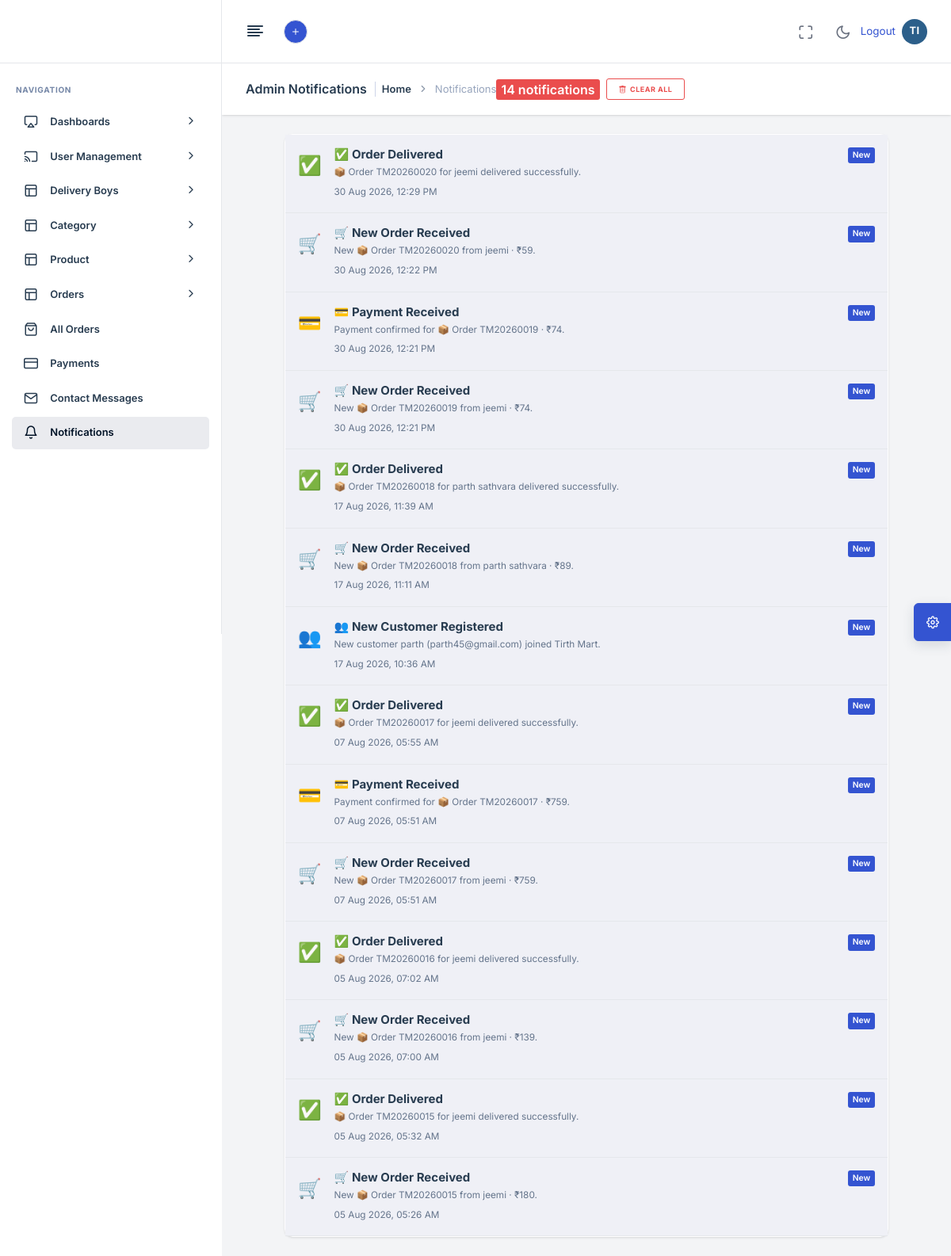
Screenshot of /adminpanel/notifications/ (signed in) with the database file from the repository.
### app_modules/userapp/models.py (models this page shows, shortened)
class CustomUser(AbstractUser):
    role = models.CharField(max_length=20, choices=UserRole.choices, default=UserRole.USER)
    is_approved = models.BooleanField(default=False)
    phone_number = models.CharField(max_length=15, blank=True, null=True)
    profile_image = models.ImageField(upload_to="profiles/", null=True, blank=True)
    address = models.TextField(blank=True, null=True)
    date_of_birth = models.DateField(null=True, blank=True)
    aadhaar_number = models.CharField(max_length=12, blank=True, null=True, unique=True)
    pan_number = models.CharField(max_length=10, blank=True, null=True, unique=True)
    aadhaar_image = models.ImageField(upload_to="kyc/aadhaar/", null=True, blank=True)
    pan_image = models.ImageField(upload_to="kyc/pan/", null=True, blank=True)
    other_document_image = models.ImageField(upload_to="kyc/other/", null=True, blank=True)
    is_kyc_verified = models.BooleanField(default=False)
    registration_ip = models.GenericIPAddressField(null=True, blank=True)
    objects = CustomUserManager()
    @property
    def is_customer_role(self):
        return self.role == UserRole.USER

class Notification(models.Model):
    receiver = models.ForeignKey(CustomUser, on_delete=models.CASCADE, related_name="notifications")
    title = models.CharField(max_length=200)
    message = models.TextField()
    is_read = models.BooleanField(default=False)
    created_at = models.DateTimeField(auto_now_add=True)
    class Meta:
        ordering = ["-created_at"]

### app_modules/adminapp/views.py (the view)
# urls.py: path("notifications/", views.notification_list, name="admin_notification_list"),
@staff_member_required
def notification_list(request):
    notifications = services.admin_notifications_for(request.user)
    return render(request, "adminapp/notification_list.html", {"notifications": notifications})

### app_modules/adminapp/services.py (called while the page is built)
def admin_notifications_for(user):
    kw_q = Q()
    for keyword in ADMIN_NOTIFICATION_KEYWORDS:
        kw_q |= Q(title__icontains=keyword)
    return Notification.objects.filter(kw_q, receiver=user).order_by("-created_at")

### app_modules/userapp/context_processors.py (called while the page is built)
def header_counts(request):
    cart_count = 0
    wishlist_count = 0
    recent_orders = []
    if request.user.is_authenticated:
        cart = Cart.objects.filter(user=request.user).first()
        if cart:
            cart_count = cart.total_quantity
        wishlist_count = Wishlist.objects.filter(user=request.user).count()
        if request.user.is_customer_role:
            recent_orders = Order.objects.filter(customer=request.user).prefetch_related("items")[:3]
    return {
        "header_cart_count": cart_count,
        "header_wishlist_count": wishlist_count,
        "header_recent_orders": recent_orders,
    }

### app_modules/userapp/models.py (called while the page is built)
    @property
    def total_quantity(self):
        return sum(item.quantity for item in self.items.all())

### templates/adminapp/notification_list.html (shortened to what this page needs)
{% extends 'adminapp/master.html' %}
{% load static %}
{% block content %}
<div class="nxl-content">
    <div class="page-header">
        <div class="page-header-left d-flex align-items-center">
            <div class="page-header-title">
                <h5 class="m-b-10">Admin Notifications</h5>
            </div>
            <ul class="breadcrumb">
                <li class="breadcrumb-item"><a href="{% url 'admin_index' %}">Home</a></li>
                <li class="breadcrumb-item">Notifications</li>
            </ul>
        </div>
        <div class="page-header-right">
            <div class="d-flex align-items-center gap-2">
                <span class="badge bg-danger fs-6">{{ notifications.count }} notifications</span>
                {% if notifications %}
                <form method="post" action="{% url 'admin_clear_notifications' %}"
                      onsubmit="return confirm('Clear all notifications? This cannot be undone.')">
                  <button type="submit" class="btn btn-sm btn-outline-danger">
                    <i class="bi bi-trash me-1"></i>Clear All
                  </button>
                </form>
                {% endif %}
            </div>
        </div>
    </div>
    <section class="section mt-4 mx-auto">
        <div class="row">
            <div class="col-lg-10 mx-auto">
                <div class="card">
                    <div class="card-body p-0">
                        {% for note in notifications %}
                        <div class="d-flex align-items-start gap-3 p-3 border-bottom {% if not note.is_read %}bg-light{% endif %}">
                            <div class="flex-shrink-0 mt-1">
                                {% if 'New Order' in note.title or '🛒' in note.title %}
                                    <span class="fs-4">🛒</span>
                                {% elif 'Payment' in note.title and 'Failed' in note.title %}
                                    <span class="fs-4">❌</span>
                                {% elif 'Payment' in note.title %}
                                    <span class="fs-4">💳</span>
                                {% elif 'Cancel' in note.title %}
                                    <span class="fs-4">❌</span>
                                {% elif 'Delivered' in note.title or 'Deliver' in note.title %}
                                    <span class="fs-4">✅</span>
                                {% elif 'Returned' in note.title %}
                                    <span class="fs-4">📦</span>
                                {% elif 'Stock' in note.title %}
                                    <span class="fs-4">⚠️</span>
                                {% elif 'Customer' in note.title %}
                                    <span class="fs-4">👥</span>
                                {% elif 'Assigned' in note.title %}
                                    <span class="fs-4">🚚</span>
                                {% else %}
                                    <span class="fs-4">🔔</span>
                                {% endif %}
                            </div>
                            <div class="flex-grow-1">
                                <div class="d-flex justify-content-between align-items-start">
                                    <h6 class="mb-1 {% if not note.is_read %}fw-bold{% endif %}">{{ note.title }}</h6>
                                    {% if not note.is_read %}
                                    <span class="badge bg-primary ms-2" style="font-size:.65rem">New</span>
                                    {% endif %}
                                </div>
                                <p class="mb-1 text-muted small">{{ note.message }}</p>
                                <small class="text-muted">{{ note.created_at|date:"d M Y, h:i A" }}</small>
                            </div>
                        </div>
                        {% empty %}
                        <div class="text-center text-muted py-5">
                            <i class="bi bi-bell-slash fs-1"></i>
                            <p class="mt-3">No notifications yet. They'll appear here when orders are placed, cancelled, or paid.</p>
                        </div>
                        {% endfor %}
                    </div>
                </div>
            </div>
        </div>
    </section>
</div>
{% endblock %}

### templates/adminapp/master.html (shortened to what this page needs)
<!DOCTYPE html>
<html lang="zxx">
{% load static %}
<head>
    <link rel="stylesheet" type="text/css" href="{% static 'adminapp/assets/css/bootstrap.min.css' %}" />
    <link rel="stylesheet" href="https://cdn.jsdelivr.net/npm/bootstrap-icons@1.10.5/font/bootstrap-icons.css">
    <link rel="stylesheet" type="text/css" href="{% static 'adminapp/assets/vendors/css/vendors.min.css' %}" />
    <link rel="stylesheet" type="text/css" href="{% static 'adminapp/assets/vendors/css/daterangepicker.min.css' %}" />
    <link rel="stylesheet" type="text/css" href="{% static 'adminapp/assets/css/theme.min.css' %}" />
</head>
<body>
    <nav class="nxl-navigation">
        <div class="navbar-wrapper">
            <div class="m-header">
            </div>
            <div class="navbar-content">
                <ul class="nxl-navbar">
                    <li class="nxl-item nxl-caption">
                        <label>Navigation</label>
                    </li>
                    <li class="nxl-item nxl-hasmenu">
                        <a href="javascript:void(0);" class="nxl-link">
                            <span class="nxl-micon"><i class="feather-airplay"></i></span>
                            <span class="nxl-mtext">Dashboards</span><span class="nxl-arrow"><i
                                    class="feather-chevron-right"></i></span>
                        </a>
                    </li>
                    <li class="nxl-item nxl-hasmenu">
                        <a href="javascript:void(0);" class="nxl-link">
                            <span class="nxl-micon"><i class="feather-cast"></i></span>
                            <span class="nxl-mtext">User Management</span><span class="nxl-arrow"><i
                                    class="feather-chevron-right"></i></span>
                        </a>
                    </li>
                    <li class="nxl-item nxl-hasmenu">
                        <a href="javascript:void(0);" class="nxl-link">
                            <span class="nxl-micon"><i class="feather-layout"></i></span>
                            <span class="nxl-mtext">Delivery Boys</span><span class="nxl-arrow"><i
                                    class="feather-chevron-right"></i></span>
                        </a>
                    </li>
                    <li class="nxl-item nxl-hasmenu">
                        <a href="javascript:void(0);" class="nxl-link">
                            <span class="nxl-micon"><i class="feather-layout"></i></span>
                            <span class="nxl-mtext">Category</span><span class="nxl-arrow"><i
                                    class="feather-chevron-right"></i></span>
                        </a>
                    </li>
                    <li class="nxl-item nxl-hasmenu">
                        <a href="javascript:void(0);" class="nxl-link">
                            <span class="nxl-micon"><i class="feather-layout"></i></span>
                            <span class="nxl-mtext">Product</span><span class="nxl-arrow"><i
                                    class="feather-chevron-right"></i></span>
                        </a>
                    </li>
                    <li class="nxl-item nxl-hasmenu">
                        <a href="javascript:void(0);" class="nxl-link">
                            <span class="nxl-micon"><i class="feather-layout"></i></span>
                            <span class="nxl-mtext">Orders</span><span class="nxl-arrow"><i
                                    class="feather-chevron-right"></i></span>
                        </a>
                    </li>
                    <li class="nxl-item">
                        <a class="nxl-link" href="{% url 'admin_order_list' %}">
                            <span class="nxl-micon"><i class="feather-shopping-bag"></i></span>
                            <span class="nxl-mtext">All Orders</span>
                        </a>
                    </li>
                    <li class="nxl-item">
                        <a class="nxl-link" href="{% url 'admin_payment_list' %}">
                            <span class="nxl-micon"><i class="feather-credit-card"></i></span>
                            <span class="nxl-mtext">Payments</span>
                        </a>
                    </li>
                    <li class="nxl-item">
                        <a class="nxl-link" href="{% url 'admin_contact_list' %}">
                            <span class="nxl-micon"><i class="feather-mail"></i></span>
                            <span class="nxl-mtext">Contact Messages</span>
                        </a>
                    </li>
                    <li class="nxl-item">
                        <a class="nxl-link" href="{% url 'admin_notification_list' %}">
                            <span class="nxl-micon"><i class="feather-bell"></i></span>
                            <span class="nxl-mtext">Notifications</span>
                        </a>
                    </li>
                </ul>
            </div>
        </div>
    </nav>
    <header class="nxl-header">
        <div class="header-wrapper">
            <div class="header-left d-flex align-items-center gap-4">
                <div class="nxl-navigation-toggle">
                    <a href="javascript:void(0);" id="menu-mini-button">
                        <i class="feather-align-left"></i>
                    </a>
                </div>
                <div class="nxl-drp-link nxl-lavel-mega-menu">
                    <div class="nxl-lavel-mega-menu-wrapper d-flex gap-3">
                        <div class="dropdown nxl-h-item nxl-lavel-menu">
                            <a href="javascript:void(0);" class="avatar-text avatar-md bg-primary text-white"
                                data-bs-toggle="dropdown" data-bs-auto-close="outside">
                                <i class="feather-plus"></i>
                            </a>
                        </div>
                    </div>
                </div>
            </div>
            <div class="header-right ms-auto">
                <div class="d-flex align-items-center">
                    <div class="nxl-h-item d-none d-sm-flex">
                        <div class="full-screen-switcher">
                            <a href="javascript:void(0);" class="nxl-head-link me-0"
                                onclick="$('body').fullScreenHelper('toggle');">
                                <i class="feather-maximize maximize"></i>
                            </a>
                        </div>
                    </div>
                    <div class="nxl-h-item dark-light-theme">
                        <a href="javascript:void(0);" class="nxl-head-link me-0 dark-button">
                            <i class="feather-moon"></i>
                        </a>
                    </div>
                    {% if user.is_authenticated %}
                    <a href="{% url 'logout' %}"
                        class="nav-item nav-link text-primary me-2 {% if request.resolver_match.url_name == 'logout' %}active{% endif %}">
                        Logout
                    </a>
                    {% else %}
                    <a href="{% url 'admin_login' %}"
                        class="nav-item nav-link text-primary me-2 {% if request.resolver_match.url_name == 'login' %}active{% endif %}">
                        Login
                    </a>
                    {% endif %}
                    <a href="{% url 'admin_profile_view' %}"
                        class="nav-item nav-link {% if request.resolver_match.url_name == 'admin_profile_view' %}active{% endif %}">
                        {% if user.profile_image %}
                        <img src="{{ user.profile_image.url }}" alt="{{ user.username }}"
                            style="width: 30px; height: 30px; border-radius: 50%;" onclick="openLightbox(this.src)" />
                        {% else %}
                        <div class="avatar-initials">{{ user.username|slice:":1"|upper }}{% if user.username|length > 1 %}{{ user.username|slice:"1:2"|upper }}{% endif %}</div>
                        {% endif %}
                    </a>
                </div>
            </div>
        </div>
    </header>
    <main class="nxl-container">
        {% block content %}
        {% endblock %}
    </main>
    <footer class="footer">
        <p class="fs-11 text-muted fw-medium text-uppercase mb-0 copyright">
            <span>Copyright ©</span>
        </p>
    </footer>
    <div class="theme-customizer">
        <div class="customizer-handle">
            <a href="javascript:void(0);" class="cutomizer-open-trigger bg-primary">
                <i class="feather-settings"></i>
            </a>
        </div>
    </div>
</body>
</html>

### templates/adminapp/master.html (style rules this page uses)
.avatar-initials { width: 32px; height: 32px; border-radius: 50%; background: #2c5f8a; color: #fff; display: flex; align-items: center; justify-content: center; font-weight: 700; font-size: 0.8rem; letter-spacing: 0.5px; flex-shrink: 0; }

### rows the page displays
CustomUser: username "T", username "I"
Notification: title "✅ Order Delivered", is_read "New", message "📦 Order TM20260020 for jeemi delivered successfully.", created_at "30 Aug 2026, 12:29 PM"
Notification: title "🛒 New Order Received", is_read "New", message "New 📦 Order TM20260020 from jeemi · ₹59.", created_at "30 Aug 2026, 12:22 PM"
Notification: title "💳 Payment Received", is_read "New", message "Payment confirmed for 📦 Order TM20260019 · ₹74.", created_at "30 Aug 2026, 12:21 PM"
Notification: title "🛒 New Order Received", is_read "New", message "New 📦 Order TM20260019 from jeemi · ₹74.", created_at "30 Aug 2026, 12:21 PM"
Notification: title "✅ Order Delivered", is_read "New", message "📦 Order TM20260018 for parth sathvara delivered successfully.", created_at "17 Aug 2026, 11:39 AM"
Notification: title "🛒 New Order Received", is_read "New", message "New 📦 Order TM20260018 from parth sathvara · ₹89.", created_at "17 Aug 2026, 11:11 AM"
Notification: title "👥 New Customer Registered", is_read "New", message "New customer parth (parth45@gmail.com) joined Tirth Mart.", created_at "17 Aug 2026, 10:36 AM"
Notification: title "✅ Order Delivered", is_read "New", message "📦 Order TM20260017 for jeemi delivered successfully.", created_at "07 Aug 2026, 05:55 AM"
Notification: title "💳 Payment Received", is_read "New", message "Payment confirmed for 📦 Order TM20260017 · ₹759.", created_at "07 Aug 2026, 05:51 AM"
Notification: title "🛒 New Order Received", is_read "New", message "New 📦 Order TM20260017 from jeemi · ₹759.", created_at "07 Aug 2026, 05:51 AM"
Notification: title "✅ Order Delivered", is_read "New", message "📦 Order TM20260016 for jeemi delivered successfully.", created_at "05 Aug 2026, 07:02 AM"
Notification: title "🛒 New Order Received", is_read "New", message "New 📦 Order TM20260016 from jeemi · ₹139.", created_at "05 Aug 2026, 07:00 AM"
Notification: title "✅ Order Delivered", is_read "New", message "📦 Order TM20260015 for jeemi delivered successfully.", created_at "05 Aug 2026, 05:32 AM"
Notification: title "🛒 New Order Received", is_read "New", message "New 📦 Order TM20260015 from jeemi · ₹180.", created_at "05 Aug 2026, 05:26 AM"

### other values shown
{{ notifications.count }} "14"
